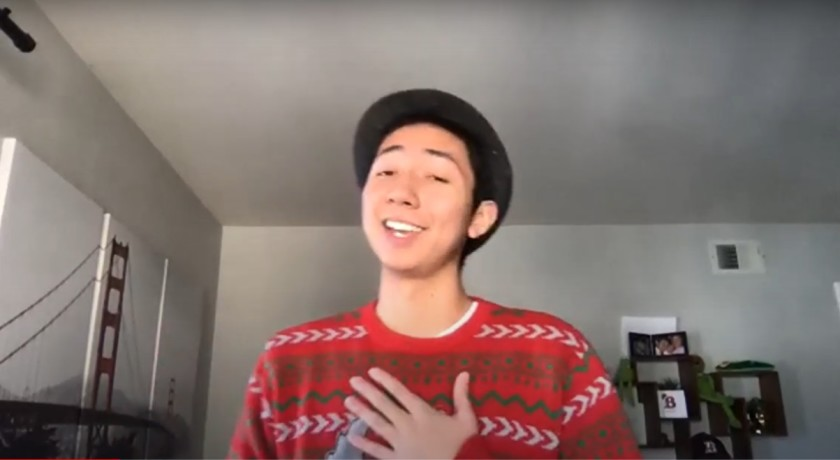
#> input picture ch.6/joseph.jpeg, 840 x 460 px
$ python splitting_and_merging.py --image joseph.jpeg
#> lines starting #> are read from the running program, lines starting #| are printed output that depends on the picture
import numpy as np
import argparse
import cv2

parser = argparse.ArgumentParser()
parser.add_argument("--image", required = True, help = "Path to image")
args = vars(parser.parse_args())

image = cv2.imread(args["image"])
#> image is the input picture: shape (460, 840, 3); mean B, G, R 109.4, 113.9, 132.2
(B,G,R) = cv2.split(image)
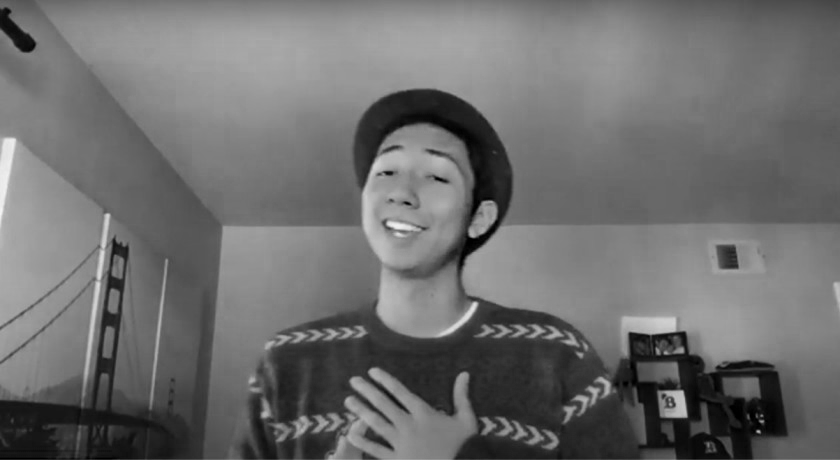
#> B: shape (460, 840); min 0, max 245, mean 109.4
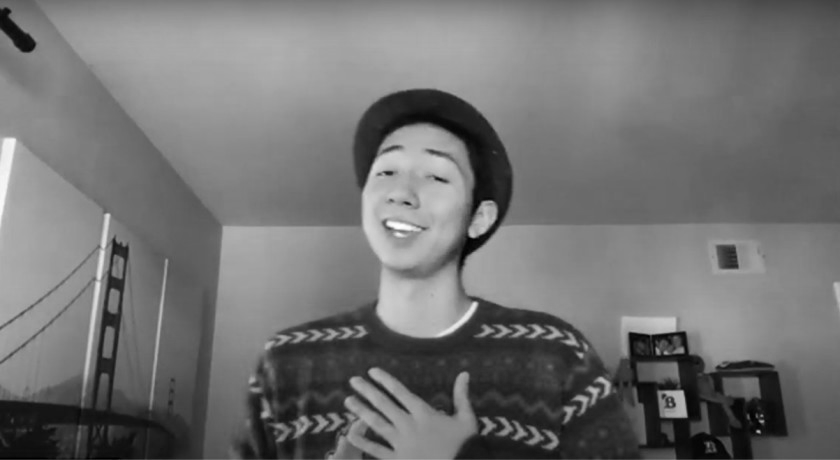
#> G: shape (460, 840); min 0, max 255, mean 113.9
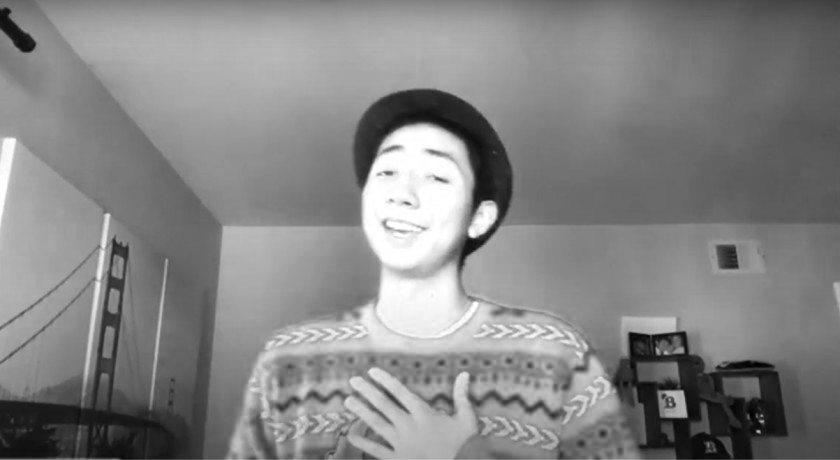
#> R: shape (460, 840); min 1, max 255, mean 132.2
zeros = np.zeros(image.shape[:2], dtype = "uint8")

cv2.imshow("Red Jospeh", cv2.merge([zeros, zeros, R]))
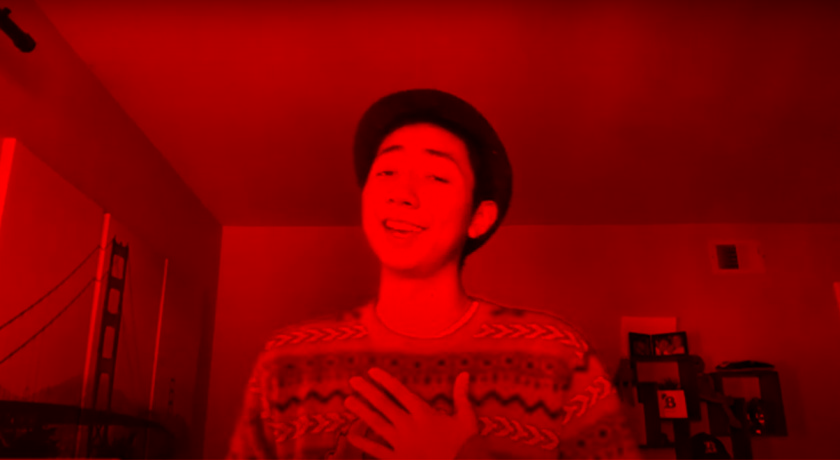
#> window 'Red Jospeh': shape (460, 840, 3); mean B, G, R 0, 0, 132.2
cv2.imshow("Blue Jospeh", cv2.merge([B, zeros, zeros]))
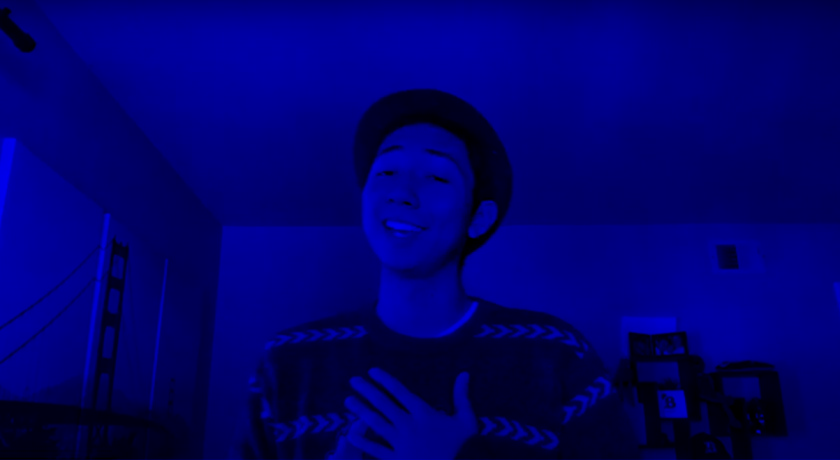
#> window 'Blue Jospeh': shape (460, 840, 3); mean B, G, R 109.4, 0, 0
cv2.imshow("Green Jospeh", cv2.merge([zeros, G, zeros]))
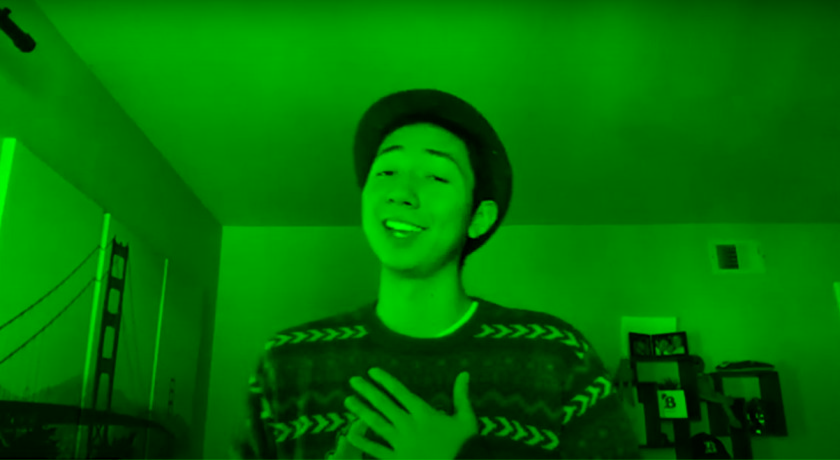
#> window 'Green Jospeh': shape (460, 840, 3); mean B, G, R 0, 113.9, 0

cv2.waitKey(0)
cv2.destroyAllWindows()
